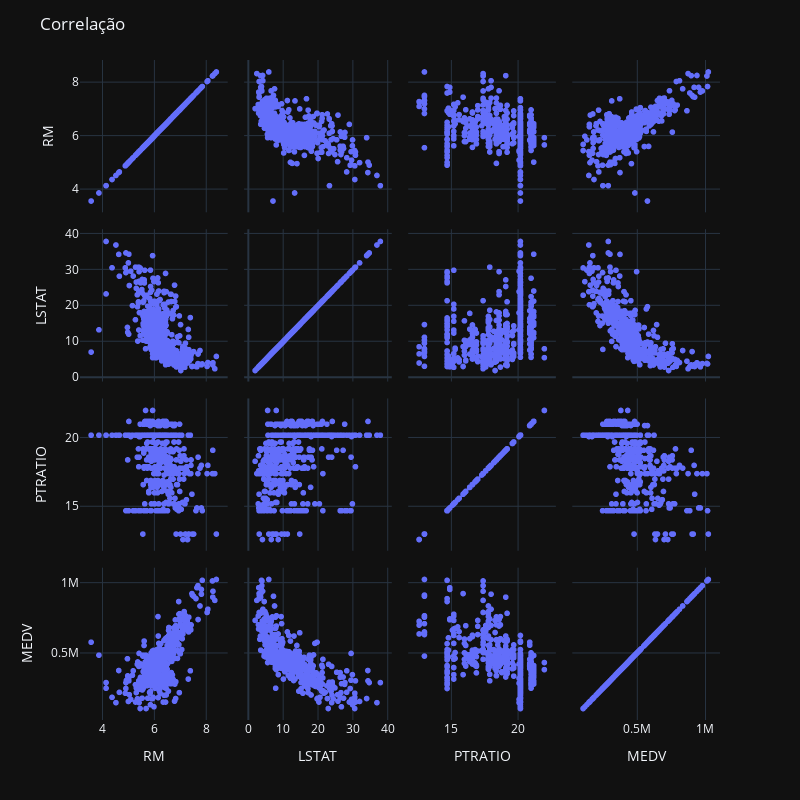

Here is the notebook cell this chart was saved with:
### Code cell
fig = px.scatter_matrix(df,dimensions=["RM", "LSTAT", "PTRATIO", "MEDV"])
fig.update_layout(height=800,width=800,title='Correlação',template='plotly_dark')
fig.show()

### Figure 1 — Plotly figure (JSON) as saved in the notebook; plotly's stock layout.template omitted (floating-point values rounded to 4 significant figures; data arrays with more than 128 entries replaced by an {"elided": "..."} marker saying what was removed)
{"data": [{"dimensions": [{"axis": {"matches": true}, "label": "RM", "values": {"elided": "489 float values"}}, {"axis": {"matches": true}, "label": "LSTAT", "values": {"elided": "489 float values"}}, {"axis": {"matches": true}, "label": "PTRATIO", "values": {"elided": "489 float values"}}, {"axis": {"matches": true}, "label": "MEDV", "values": {"elided": "489 int values"}}], "hovertemplate": "%{xaxis.title.text}=%{x}<br>%{yaxis.title.text}=%{y}<extra></extra>", "legendgroup": "", "marker": {"color": "#636efa", "symbol": "circle"}, "name": "", "showlegend": false, "type": "splom"}], "layout": {"dragmode": "select", "height": 800, "legend": {"tracegroupgap": 0}, "margin": {"t": 60}, "title": {"text": "Correlação"}, "width": 800, "xaxis": {"autorange": true, "range": [3.132, 8.827], "type": "linear"}, "xaxis2": {"autorange": true, "range": [-1.215, 41.17], "type": "linear"}, "xaxis3": {"autorange": true, "range": [11.77, 22.83], "type": "linear"}, "xaxis4": {"autorange": true, "range": [23340.0, 1106000.0], "type": "linear"}, "yaxis": {"autorange": true, "range": [3.132, 8.827], "type": "linear"}, "yaxis2": {"autorange": true, "range": [-1.215, 41.17], "type": "linear"}, "yaxis3": {"autorange": true, "range": [11.77, 22.83], "type": "linear"}, "yaxis4": {"autorange": true, "range": [23340.0, 1106000.0], "type": "linear"}}}
